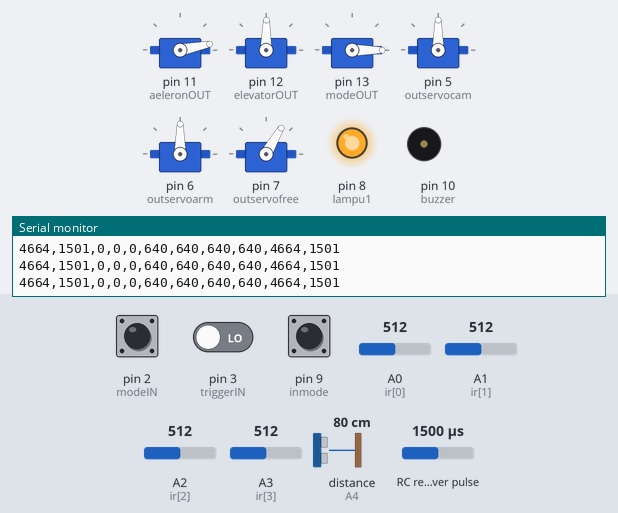
Bench run of a sketch on a simulated Arduino Uno, built with avr-gcc and run on an emulated ATmega328P. Parts: 6 × servo, output pins drawn as LEDs (lit = HIGH), buzzer (waves = sounding, pin HIGH), the last lines printed to the serial monitor. Wiring (inferred from the names in the program): RC receiver channel: data A5. The inputs (shaded band) are chosen by the test bench; at power-on: distance to the obstacle (sensor on A4) 80 cm, RC receiver pulse 1500 µs, pin 2 (modeIN) LOW, pin 3 (triggerIN) LOW, pin 9 (inmode) LOW, A0 (ir[0]) = 512, A1 (ir[1]) = 512, A2 (ir[2]) = 512, A3 (ir[3]) = 512. The echo pulse lasts 58.3 µs per cm.

Above: at 1.2 s.
1.3 s: distance to the obstacle (sensor on A4) set to 68 cm
At 2.8 s:
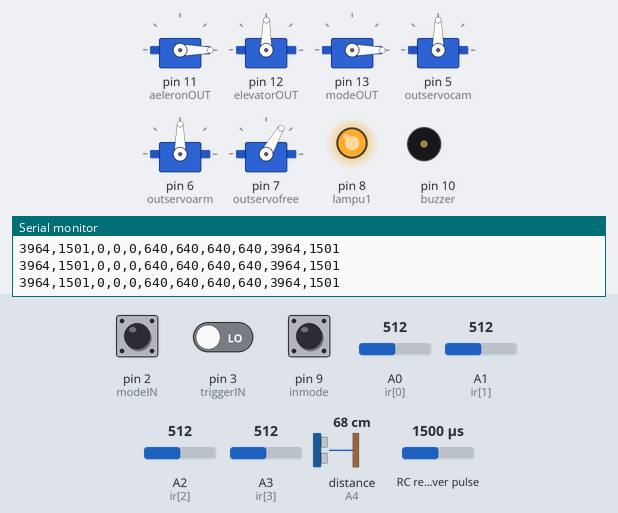
3.1 s: distance to the obstacle (sensor on A4) set to 62 cm
At 4.0 s:
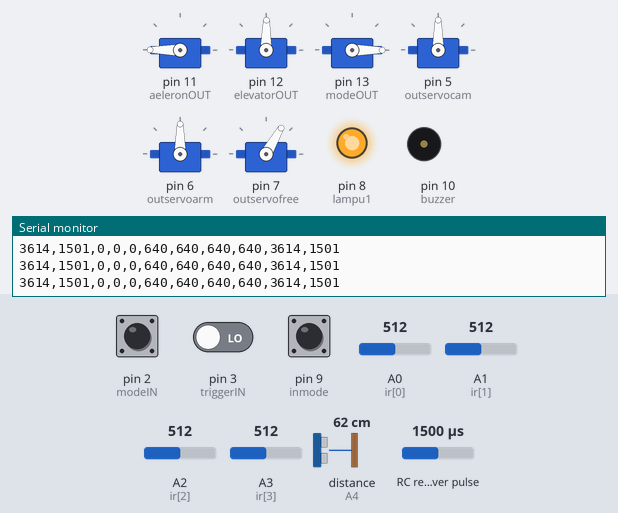
4.8 s: RC receiver pulse (sensor on A5) set to 1020 µs
At 6.1 s:
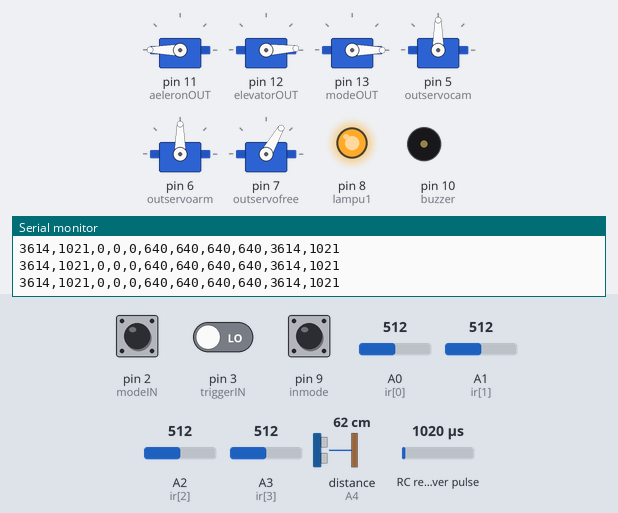
6.4 s: distance to the obstacle (sensor on A4) set to 2 cm
At 6.8 s:
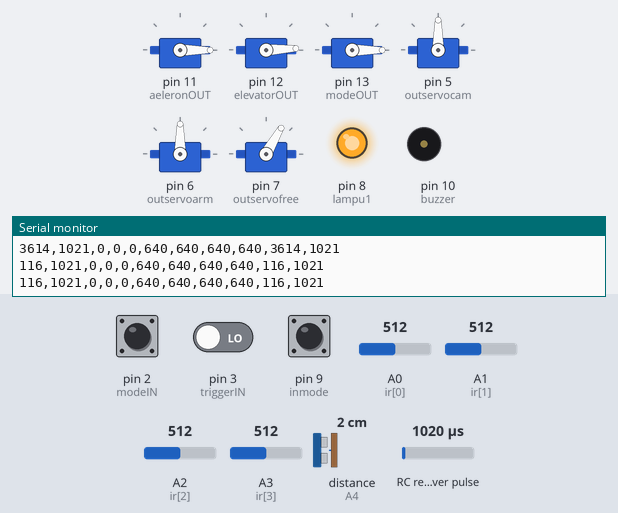
8.0 s: RC receiver pulse (sensor on A5) set to 1250 µs
At 8.6 s:
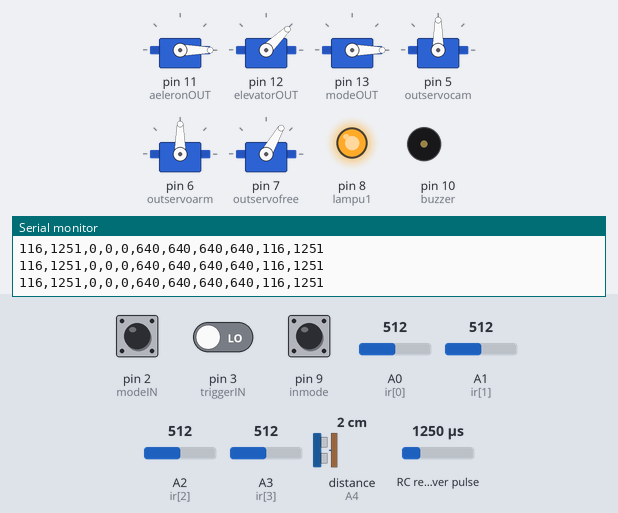
9.7 s: RC receiver pulse (sensor on A5) set to 1750 µs
At 10.4 s:
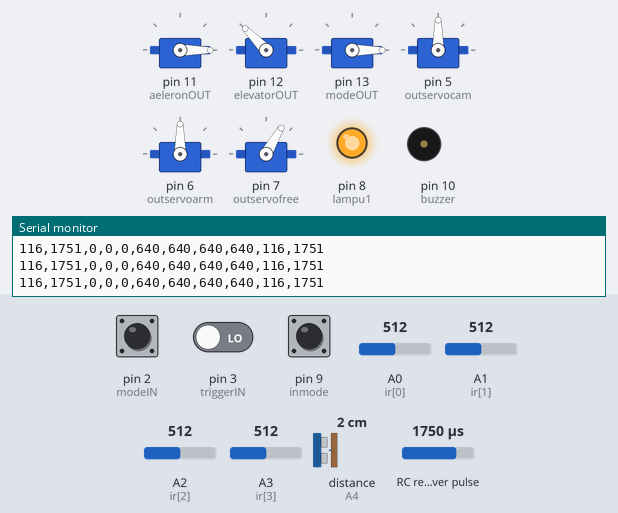
Timing chart, 0 to 12.4 s (numbered marks = the images above; inputs shaded):
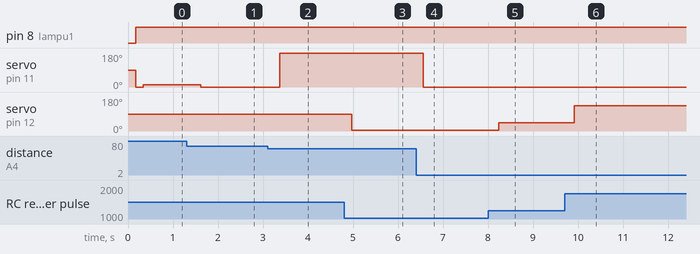

The sketch:

Collision_Avoidance_System_FIX.ino
```cpp
#include <Servo.h>


//INPUT sensor sharp
int ir[4] = {A0, A1, A2, A3};
//INPUT Receiver
#define aeleronIN  A4
#define elevatorIN  A5
#define modeIN  2
#define triggerIN  3
#define inmode  9
//OUTPUT Receiver
#define aeleronOUT 11
#define elevatorOUT 12
#define modeOUT 13

//ServoINPUT
#define servofree 4
//ServoOUTPUT
#define outservocam 5
#define outservoarm 6
#define outservofree 7
//optional tambahan
#define lampu1 8
#define buzzer 10


int left, front, right, back;//nilai sensor
int temp = 0, temp1 = 0, temp2 = 0, temp3 = 0; //nilai Real
int e1, e2, e3, e4;//perbandingan nilai Real dengan Setpoint
int op1, op2, op3, op4, opx, opy;//nilai setelah ditambah KP
int x1 = 4;//pembagi===rata" dari 4 kali sampling data
int d1, d2, d3, d4;//nilai setelah dirata"

int centerValues = 1500;
int minValues = 1000;
int maxValues = 2000;
Servo myaeleron;
Servo myelevator;
Servo mymode;
Servo myservocam;
Servo myservoarm;
Servo myservofree;
unsigned int r_a ;
unsigned int r_af ;
unsigned int r_e ;
unsigned int r_ef ;
unsigned int r_m ;
unsigned int r_t  ;
unsigned int r_i;
unsigned int r_servo1;
unsigned int r_servo2;
unsigned int r_servo3;
int aeleronvalue = 0;
int elevatorvalue = 0;
int setpoint = 120;
int kp, ki, kd;
int valuer_a = 0;
int valuer_e = 0;

void setup() {
  Serial.begin(9600);
  //sensor pin function declare
  for (int i = 0 ; i < 4 ; i++) {
    pinMode(ir[i], INPUT);
  }
  //receiver pin function declare
  pinMode(aeleronIN, INPUT);
  pinMode(elevatorIN, INPUT);
  pinMode(modeIN, INPUT);
  pinMode(triggerIN, INPUT);
  pinMode(inmode, INPUT);

  //outreceiver pin functiondeclare
  pinMode(aeleronOUT, OUTPUT);
  pinMode(elevatorOUT, OUTPUT);
  pinMode(modeOUT, OUTPUT);
  digitalWrite(aeleronOUT, LOW);
  digitalWrite(elevatorOUT, LOW);
  digitalWrite(modeOUT, LOW);

  //servoin pin function declare
  pinMode(servofree, INPUT);

  //servoout pin function declare
  pinMode(outservocam, OUTPUT);
  pinMode(outservoarm, OUTPUT);
  pinMode(outservofree, OUTPUT);

  //optional pin function declare
  pinMode(buzzer, OUTPUT);
  pinMode(lampu1, OUTPUT);
  digitalWrite(buzzer, LOW);
  digitalWrite(lampu1, LOW);

  myaeleron.attach(aeleronOUT);
  myelevator.attach(elevatorOUT);
  mymode.attach(modeOUT);
  myservocam.attach(outservocam);
  myservoarm.attach(outservoarm);
  myservofree.attach(outservofree);

  int awalaeleron = map(centerValues, 1000, 2000, 0, 180);
  int awalelevator = map(centerValues, 1000, 2000, 0, 180);
  int awalmode = map(minValues, 1000, 2000, 0, 180);
  myaeleron.write(awalaeleron);
  myelevator.write(awalelevator);
  mymode.write(awalmode);
  int awalservocam = 60;
  int awalservoarm = 60;
  int awalservofree = 60;
  myservofree.write(awalservofree);


}

void loop() {
  bacareceiver();
  bacasensor();
  mode();
  calculate();
  controllampu();
  kirimdata();
}

void bacasensor() {
  setpoint = map(setpoint, 20, 150, 0, 1023);
  temp = 0;
  temp1 = 0;
  temp2 = 0;
  temp3 = 0;
  for (int i = 0; i <= x1; i++)
  {
    left = analogRead(ir[0]);
    delay(2);
    temp = temp + left;
  }
  d1 = temp / x1;
  for (int i = 0; i <= x1; i++)
  {
    right = analogRead(ir[1]);
    delay(2);
    temp1 = temp1 + right;
  }
  d3 = temp1 / x1;
  for (int i = 0; i <= x1; i++)
  {
    front = analogRead(ir[2]);
    delay(2);
    temp2 = temp2 + front;
  }
  d2 = temp2 / x1;
  for (int i = 0; i <= x1; i++)
  {
    back = analogRead(ir[3]);
    delay(2);
    temp3 = temp3 + back;
  }
  d4 = temp3 / x1;
  /*
    Serial.println(d1);
    Serial.print(",");
    Serial.print(d2);
    Serial.print(",");
    Serial.print(d3);
    Serial.print(",");
    Serial.println(d4);
  */

}

void bacareceiver() {


  r_a = pulseIn(aeleronIN, HIGH, 24000);
  r_e = pulseIn(elevatorIN, HIGH, 24000);
  r_m = pulseIn(modeIN, HIGH, 24000);
  r_t = pulseIn(triggerIN, HIGH, 24000);
  r_i = pulseIn(inmode, HIGH, 24000);

  int i;
  int numReadings = 10;

  // Take an average of all the readings.
  for (i = 0; i < numReadings; i++) {

    valuer_a = valuer_a + r_a;

    delay(1);
  }

  valuer_a = valuer_a / numReadings;

  for (i = 0; i < numReadings; i++) {

    valuer_e = valuer_e + r_e;
    delay(1);
  }

  //Take an average of all the readings.
  valuer_e = valuer_e / numReadings;

  /*
    Serial.print(r_a);
    Serial.print(",");
    Serial.println(r_e);
    Serial.print(",");
    Serial.println(r_m);
    Serial.print(",");
    Serial.print(r_t);
    Serial.print(",");
    Serial.println(r_i);
  */

}

void calculate() {

  e1 = d1 - setpoint;
  e2 = d2 - setpoint;
  e3 = d3 - setpoint;
  e4 = d4 - setpoint;


  op1 = e1 * kp;
  op2 = e2 * kp;
  op3 = e3 * kp;
  op4 = e4 * kp;

  int f1 = op1 * 0.5;
  int f2 = op2 * 0.5;
  int f3 = op3 * 0.5;
  int f4 = op4 * 0.5;

  aeleronvalue = r_a - f3 + f1;
  elevatorvalue = r_e - f4 + f2;
  int aeleronToFc = map(aeleronvalue , minValues, maxValues, 0, 179);
  int elevatorToFc = map(elevatorvalue , minValues, maxValues, 0, 179);

  //cari nilai tengah aeleron&elevator to fc


  //  if (1400 < aeleronvalue < 1500) {
  //    myaeleron.write(90);
  //  }
  //  if (aeleronvalue > 1500) {
  //    myaeleron.write(aeleronToFc);
  //  }
  //  if (aeleronvalue < 1400) {
  //    myaeleron.write(aeleronToFc);
  //  }
  //
  //
  //  if (1400 < elevatorvalue < 1500) {
  //    myelevator.write(90);
  //  }
  //  if (elevatorvalue > 1500) {
  //    myelevator.write(elevatorToFc);
  //  }
  //  if (elevatorvalue < 1400) {
  //    myelevator.write(elevatorToFc);
  //  }


  myaeleron.write(aeleronToFc);
  myelevator.write(elevatorToFc);
  //Serial.print(aeleronvalue);
  //Serial.print(",");
  //Serial.println(elevatorvalue);

}


void mode() {

  int sensparam = 180;//nilai sensor setpoint


  //mode with collision avoidance
  if (1300 < r_i <= 1600 ) {
    digitalWrite(buzzer, LOW);
    int readmode = map(r_m, minValues, maxValues, 0, 180);
    mymode.write(readmode);
    kp = 1;
    ki = 1;
    kd = 1;

    if (d1 > sensparam) {
      digitalWrite(buzzer, HIGH);
    }
    if (d2 > sensparam) {
      digitalWrite(buzzer, HIGH);

    }

    if (d3 > sensparam) {
      digitalWrite(buzzer, HIGH);


    }
    if (d4 > sensparam)
    {
      digitalWrite(buzzer, HIGH);

    }

    if (d1 > sensparam && d2 > sensparam) {
      digitalWrite(buzzer, HIGH);

    }
    if (d1 > sensparam && d3 > sensparam) {
      digitalWrite(buzzer, HIGH);


    }
    if (d1 > sensparam && d3 > sensparam) {
      digitalWrite(buzzer, HIGH);


    }
    if (d1 > sensparam && d4 > sensparam) {
      digitalWrite(buzzer, HIGH);


    }
    if (d2 > sensparam && d3 > sensparam) {
      digitalWrite(buzzer, HIGH);

    }
    if (d2 > sensparam && d4 > sensparam) {
      digitalWrite(buzzer, HIGH);

    }
    if (d3 > sensparam && d4 > sensparam) {
      digitalWrite(buzzer, HIGH);

    }
    if (d1 > sensparam && d2 > sensparam && d3 > sensparam ) {
      digitalWrite(buzzer, HIGH);

    }

    if (d2 > sensparam && d3 > sensparam && d4 > sensparam ) {

      digitalWrite(buzzer, HIGH);


    }

    if (d1 > sensparam && d3 > sensparam && d4 > sensparam ) {
      digitalWrite(buzzer, HIGH);


    }
    if (d1 > sensparam && d2 > sensparam && d4 > sensparam ) {
      digitalWrite(buzzer, HIGH);

    }

  }

  if ( r_i >  1600) {
    digitalWrite(buzzer, LOW);
    int readmode = map(r_m, minValues, maxValues, 0, 180);
    mymode.write(readmode);
    kp = 0;
    ki = 0;
    kd = 0;

    if (d1 > sensparam) {
      digitalWrite(buzzer, HIGH);
      landingmode();

    }
    if (d2 > sensparam) {
      digitalWrite(buzzer, HIGH);
      landingmode();

    }

    if (d3 > sensparam) {
      digitalWrite(buzzer, HIGH);
      landingmode();


    }
    if (d4 > sensparam)
    {
      digitalWrite(buzzer, HIGH);
      landingmode();

    }

    if (d1 > sensparam && d2 > sensparam) {
      digitalWrite(buzzer, HIGH);

      landingmode();
    }
    if (d1 > sensparam && d3 > sensparam) {
      digitalWrite(buzzer, HIGH);
      landingmode();

    }
    if (d1 > sensparam && d3 > sensparam) {
      digitalWrite(buzzer, HIGH);

      landingmode();

    }
    if (d1 > sensparam && d4 > sensparam) {
      digitalWrite(buzzer, HIGH);

      landingmode();

    }
    if (d2 > sensparam && d3 > sensparam) {
      digitalWrite(buzzer, HIGH);

      landingmode();
    }
    if (d2 > sensparam && d4 > sensparam) {
      digitalWrite(buzzer, HIGH);
      landingmode();

    }
    if (d3 > sensparam && d4 > sensparam) {
      digitalWrite(buzzer, HIGH);

      landingmode();
    }
    if (d1 > sensparam && d2 > sensparam && d3 > sensparam ) {
      digitalWrite(buzzer, HIGH);

      landingmode();
    }

    if (d2 > sensparam && d3 > sensparam && d4 > sensparam ) {
      digitalWrite(buzzer, HIGH);


      landingmode();


    }

    if (d1 > sensparam && d3 > sensparam && d4 > sensparam ) {
      digitalWrite(buzzer, HIGH);


      landingmode();

    }
    if (d1 > sensparam && d2 > sensparam && d4 > sensparam ) {
      digitalWrite(buzzer, HIGH);


      landingmode();

    }

  }
  if (r_i <= 1300) {
    digitalWrite(buzzer, LOW);
    int readmode = map(r_m, minValues, maxValues, 0, 180);
    mymode.write(readmode);
    kp = 0;
    ki = 0;
    kd = 0;


  }


}


void landingmode() {

  mymode.write(125);

}


void kirimdata() {
  Serial.print(r_a);
  Serial.print(",");
  Serial.print(r_e);
  Serial.print(",");
  Serial.print(r_m);
  Serial.print(",");
  Serial.print(r_t);
  Serial.print(",");
  Serial.print(r_i);
  Serial.print(",");
  Serial.print(d1);
  Serial.print(",");
  Serial.print(d2);
  Serial.print(",");
  Serial.print(d3);
  Serial.print(",");
  Serial.print(d4);
  Serial.print(",");
  Serial.print(aeleronvalue);
  Serial.print(",");
  Serial.println(elevatorvalue);


}


void controllampu() {
  if (r_t <= 1400) {
    digitalWrite(lampu1, HIGH);
  }
  else {
    digitalWrite(lampu1, LOW);
  }


}
```

Measured:
- the behaviour switches between 66 and 65 cm on distance to the obstacle (sensor on A4) (found by bisection; images 1 and 2)
- after the input at 1.3 s, servo on pin 11 (aeleronOUT): 11° → 0° after 0.32 s
- after the input at 3.1 s, servo on pin 11 (aeleronOUT): 0° → 180° after 0.28 s
- after the input at 4.8 s, servo on pin 12 (elevatorOUT): 89° → 3° after 0.18 s
- after the input at 6.4 s, servo on pin 11 (aeleronOUT): 180° → 0° after 0.16 s
- after the input at 8.0 s, servo on pin 12 (elevatorOUT): 3° → 44° after 0.24 s
- after the input at 9.7 s, servo on pin 12 (elevatorOUT): 44° → 134° after 0.22 s
